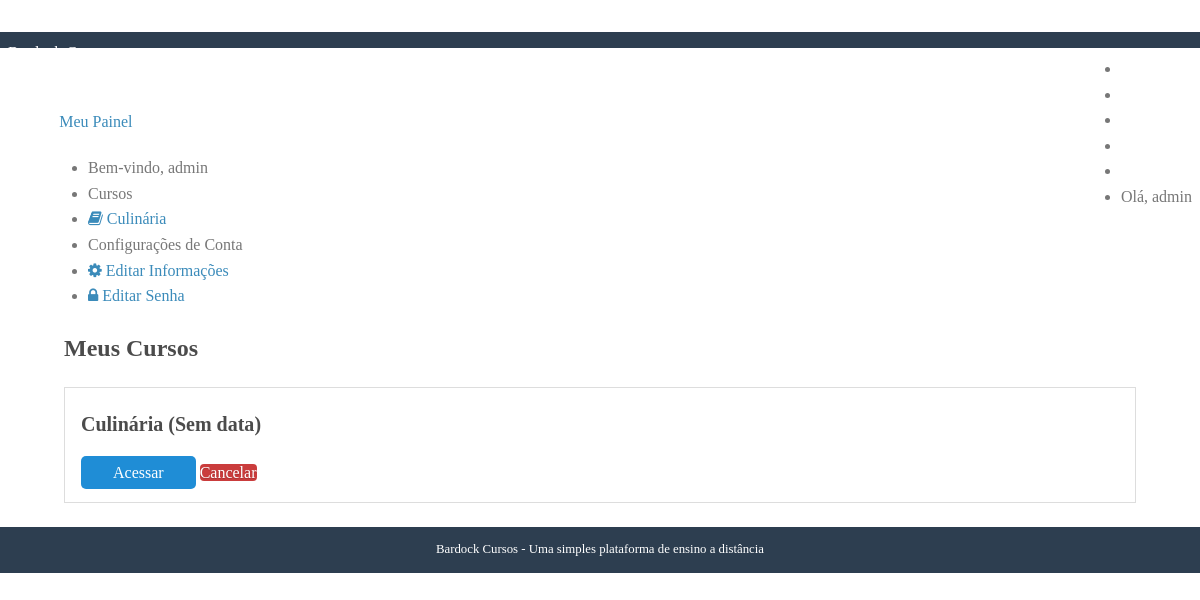
Page /dashboard/ (signed in) on the committed database.
### accounts/models.py (models this page shows, shortened)
class User(AbstractBaseUser, PermissionsMixin):
    username = models.CharField(
        'Nome de Usuário', max_length=30, unique=True,
        validators=[validators.RegexValidator(re.compile('^[\w.@+-]+$'),
            'O nome de usuário só pode conter letras, digitos ou os '
            'seguintes caracteres: @/./+/-/_', 'invalid')]
    )
    email = models.EmailField('E-mail', unique=True)
    name = models.CharField('Nome', max_length=100, blank=True)
    is_active = models.BooleanField('Está ativo?', blank=True, default=True)
    is_staff = models.BooleanField('É da equipe?', blank=True, default=False)
    date_joined = models.DateTimeField('Data de Entrada', auto_now_add=True)
    objects = UserManager()
    USERNAME_FIELD = 'username'
    REQUIRED_FIELDS = ['email']
    def __str__(self):
        return self.name or self.username
    class Meta:
        verbose_name = 'Usuário'
        verbose_name_plural = 'Usuários'

### courses/models.py (models this page shows, shortened)
class Enrollment(models.Model):
    STATUS_CHOICES =(
        (0,'Pendente'),
        (1,'Aprovado'),
        (2,'Cancelado'),
    )
    user = models.ForeignKey(settings.AUTH_USER_MODEL,verbose_name="Usuário",related_name="enrollments",on_delete=models.CASCADE)
    course = models.ForeignKey(Course,verbose_name="Curso",related_name="enrollments",on_delete=models.CASCADE)
    status = models.IntegerField('Situação',choices= STATUS_CHOICES , default=1, blank=True)
    created_at = models.DateTimeField('Criado em ' , auto_now=True)
    update_at = models.DateTimeField('Atualizado em ' , auto_now=True)
    class Meta:
        verbose_name="Inscrição"
        verbose_name_plural="Inscrições"
        unique_together=(('user','course'),)

class Course(models.Model):
    nome = models.CharField('Nome',max_length=100)
    slug = models.SlugField('Atalho')
    descricao = models.TextField('Descrição Simples', blank=True)
    about=models.TextField('Sobre o Curso',blank=True)
    data_inicio =  models.DateField('Data de Inicio',null=True , blank=True)
    image =  models.ImageField(upload_to='images',verbose_name='imagem' ,null=True,blank=True)
    created_at = models.DateTimeField('Criado em ' , auto_now=True)
    update_at = models.DateTimeField('Atualizado em ' , auto_now=True)
    def __str__(self):
        return self.nome
    class Meta:
        verbose_name='Curso'
        verbose_name_plural='Cursos'
        ordering=['nome']

### accounts/views.py (the view)
# urls.py: path('dashboard/', accounts.views.dashboard, name='dashboard'), #url home  retorna  home
@login_required
def dashboard(request):
    template_name = 'accounts/dashboard.html'
    context = {}
    return render(request, template_name)

### courses/templatetags/courses_tags.py (called while the page is built)
@register.simple_tag
def load_my_courses(user):
    return Enrollment.objects.filter(user=user)

### accounts/templates/accounts/dashboard.html (shortened to what this page needs)
{% extends "base.html" %}
{% load courses_tags %}
{% block content %}
{% load_my_courses user as enrollments %}
<div class="pure-g-r content-ribbon">
    <div class="pure-u-1">
        <ul class="breadcrumb">
            {% block breadcrumb %}
            <li><a href="#">Meu Painel</a></li>
            {% endblock %}
        </ul>
    </div>
    <div class="pure-u-1-3">
        <div class="pure-menu pure-menu-open">
            <ul>
                <li class="pure-menu-heading">
                    Bem-vindo, {{ user }}
                </li>
                {% block menu_options %}
                <li class="pure-menu-heading">Cursos</li>
                {% for enrollment in enrollments %}
                <li>
                    <a href="#">
                    <i class="fa fa-book"></i>
                    {{ enrollment.course }}
                    </a>
                </li>
                {% empty %}
                <li>Nenhum curso encontrado</li>
                {% endfor %}
                <li class="pure-menu-heading">Configurações de Conta</li>
                <li>
                    <a href="{% url 'editar_conta'%}">
                    <i class="fa fa-cog"></i>
                    Editar Informações
                    </a>
                </li>
                <li>
                    <a href="{% url 'editar_senha'%}">
                    <i class="fa fa-lock"></i>
                    Editar Senha
                    </a>
                </li>
                {% endblock %}
            </ul>
        </div>
    </div>
    <div class="pure-u-2-3">
        <div class="inner">
            {% block dashboard_content %}
            <h2>Meus Cursos</h2>
            {% for enrollment in enrollments %}
            <div class="well">
                <h3>{{ enrollment.course }}
                ({{ enrollment.course.start_date|date:'d/m/Y'|default:'Sem data' }})
                </h3>
                <div class="pure-controls">
                    <a href="#" class="pure-button pure-button-primary">Acessar</a>
                    <a href="#" class="pure-button button-error">Cancelar</a>
                </div>
            </div>
            {% empty %}
            <aside class="pure-u-1">
                <p>Nenhum curso inscrito</p>
            </aside>
            {% endfor %}
            {% endblock %}
        </div>
    </div>
</div>
{% endblock %}

### core/templates/base.html (shortened to what this page needs)
<!doctype html>
{% load static %}
<html lang="en">
<head>
    <link rel="stylesheet" href="http://yui.yahooapis.com/pure/0.3.0/pure-min.css">
    <link rel="stylesheet" href="{% static 'css/styles.css' %}" />
    <link rel="stylesheet" href="{% static 'css/font-awesome.min.css' %}" />
</head>
<body>
<div class="content">
    <div class="header">
        <div class="pure-menu pure-menu-open pure-menu-fixed pure-menu-horizontal">
            <a class="pure-menu-heading" href="{% url 'home'%}">Bardock Cursos</a>
            <ul>
                <li class="pure-menu-selected"><a href="{% url 'home'%}">Início</a></li>
                <li><a href="{% url 'cursos'%}">Cursos</a></li>
                <li><a href="{% url 'contact'%}">Contato</a></li>
                {% if user.is_authenticated %}
                <li><a class="nav-link" href="{% url 'dashboard' %}">Painel</a></li>
                <li><a class="nav-link" href="{% url 'logout' %}">Sair</a></li>
                {% else %}
                <li><a href="{% url 'login' %}">Entrar</a></li>
                {% endif %}
                <li class="pure-menu-selected">Olá, {{user}}</li>
            </ul>
        </div>
    </div>
  <div class="content"></div>
    {% block content %}{% endblock %}
    <div class="footer">
        Bardock Cursos - Uma simples plataforma de ensino a distância
    </div>
</div>
</body>
</html>

### core/static/css/styles.css (style rules this page uses)
* { -webkit-box-sizing: border-box; -moz-box-sizing: border-box; box-sizing: border-box; }
body { margin: 0 auto; line-height: 1.7em; }
a { color: #3b8bba; }
.content { padding-top: 2em; }
.header { margin: 0 0; }
.header .pure-menu { padding: 0.5em; background-color: #2d3e50; }
.header .pure-menu a { color: #fff; }
.header .pure-menu-heading { float: left; }
.header ul { float: right; }
.pure-menu.pure-menu-open.pure-menu-fixed { border-bottom: none; z-index: 4; }
.content .content-ribbon { margin: 1.5em 3em; }
.footer { background: #2d3e50; color: #fff; text-align: center; padding: 1em; font-size: 80%; }
.pure-button-primary { background-color: #1f8dd6; color: white; padding: 0.5em 2em; border-radius: 5px; }
.inner { padding: 0em 1em; }
ul.breadcrumb { padding: 0; }
ul.breadcrumb li { display: inline-block; }
ul.breadcrumb li a { display: inline-block; padding: 0.3em 0.7em; }
.button-success, .button-error, .button-warning, .button-secondary { color: white; border-radius: 4px; text-shadow: 0 1px 1px rgba(0, 0, 0, 0.2); }
.button-error { background: rgb(202, 60, 60); }
body { min-width: 320px; color: #777; line-height: 1.6; }
h1, h2, h3, h4, h5, h6 { font-weight: bold; color: rgb(75, 75, 75); }
h3 { font-size: 1.25em; }
a { color: #3b8bba; text-decoration: none; }
.well { border: 1px solid #ddd; padding: 0em 1em 1em 1em; margin-bottom: 1.5em; }

### rows in the picture
User: name+username "admin"
Enrollment: course "Culinária", course.start_date "Sem data"
